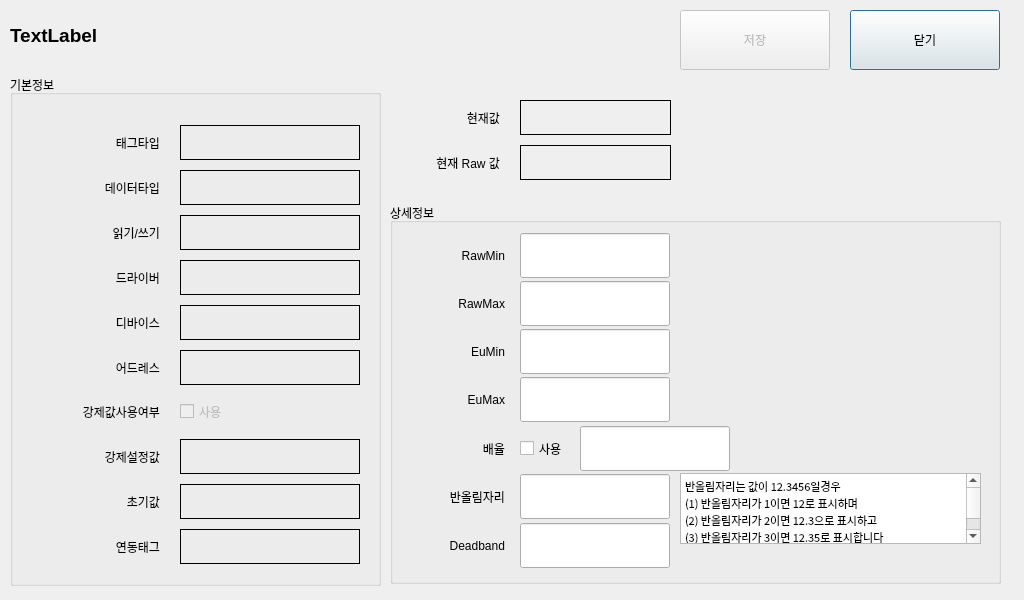
<?xml version="1.0" encoding="UTF-8"?>
<ui version="4.0">
 <class>PropertyRange</class>
 <widget class="QDialog" name="PropertyRange">
  <property name="geometry">
   <rect>
    <x>0</x>
    <y>0</y>
    <width>1024</width>
    <height>600</height>
   </rect>
  </property>
  <property name="windowTitle">
   <string>Dialog</string>
  </property>
  <widget class="QPushButton" name="ok">
   <property name="geometry">
    <rect>
     <x>850</x>
     <y>10</y>
     <width>150</width>
     <height>60</height>
    </rect>
   </property>
   <property name="text">
    <string>닫기</string>
   </property>
  </widget>
  <widget class="QPushButton" name="save">
   <property name="enabled">
    <bool>false</bool>
   </property>
   <property name="geometry">
    <rect>
     <x>680</x>
     <y>10</y>
     <width>150</width>
     <height>60</height>
    </rect>
   </property>
   <property name="text">
    <string>저장</string>
   </property>
  </widget>
  <widget class="QLabel" name="tagName">
   <property name="geometry">
    <rect>
     <x>10</x>
     <y>10</y>
     <width>541</width>
     <height>50</height>
    </rect>
   </property>
   <property name="font">
    <font>
     <pointsize>14</pointsize>
     <weight>75</weight>
     <bold>true</bold>
    </font>
   </property>
   <property name="text">
    <string>TextLabel</string>
   </property>
  </widget>
  <widget class="QGroupBox" name="groupBox">
   <property name="geometry">
    <rect>
     <x>10</x>
     <y>75</y>
     <width>371</width>
     <height>511</height>
    </rect>
   </property>
   <property name="title">
    <string>기본정보</string>
   </property>
   <widget class="QLabel" name="label_11">
    <property name="geometry">
     <rect>
      <x>20</x>
      <y>454</y>
      <width>130</width>
      <height>35</height>
     </rect>
    </property>
    <property name="text">
     <string>연동태그</string>
    </property>
    <property name="alignment">
     <set>Qt::AlignRight|Qt::AlignTrailing|Qt::AlignVCenter</set>
    </property>
   </widget>
   <widget class="QLabel" name="label_9">
    <property name="geometry">
     <rect>
      <x>20</x>
      <y>95</y>
      <width>130</width>
      <height>35</height>
     </rect>
    </property>
    <property name="text">
     <string>데이터타입</string>
    </property>
    <property name="alignment">
     <set>Qt::AlignRight|Qt::AlignTrailing|Qt::AlignVCenter</set>
    </property>
   </widget>
   <widget class="QLabel" name="label_10">
    <property name="geometry">
     <rect>
      <x>20</x>
      <y>140</y>
      <width>130</width>
      <height>35</height>
     </rect>
    </property>
    <property name="text">
     <string>읽기/쓰기</string>
    </property>
    <property name="alignment">
     <set>Qt::AlignRight|Qt::AlignTrailing|Qt::AlignVCenter</set>
    </property>
   </widget>
   <widget class="QLabel" name="label_2">
    <property name="geometry">
     <rect>
      <x>20</x>
      <y>185</y>
      <width>130</width>
      <height>35</height>
     </rect>
    </property>
    <property name="text">
     <string>드라이버</string>
    </property>
    <property name="alignment">
     <set>Qt::AlignRight|Qt::AlignTrailing|Qt::AlignVCenter</set>
    </property>
   </widget>
   <widget class="QLabel" name="label_4">
    <property name="geometry">
     <rect>
      <x>20</x>
      <y>275</y>
      <width>130</width>
      <height>35</height>
     </rect>
    </property>
    <property name="text">
     <string>어드레스</string>
    </property>
    <property name="alignment">
     <set>Qt::AlignRight|Qt::AlignTrailing|Qt::AlignVCenter</set>
    </property>
   </widget>
   <widget class="QLabel" name="label_5">
    <property name="geometry">
     <rect>
      <x>20</x>
      <y>409</y>
      <width>130</width>
      <height>35</height>
     </rect>
    </property>
    <property name="text">
     <string>초기값</string>
    </property>
    <property name="alignment">
     <set>Qt::AlignRight|Qt::AlignTrailing|Qt::AlignVCenter</set>
    </property>
   </widget>
   <widget class="QLabel" name="label_6">
    <property name="geometry">
     <rect>
      <x>20</x>
      <y>319</y>
      <width>130</width>
      <height>35</height>
     </rect>
    </property>
    <property name="text">
     <string>강제값사용여부</string>
    </property>
    <property name="alignment">
     <set>Qt::AlignRight|Qt::AlignTrailing|Qt::AlignVCenter</set>
    </property>
   </widget>
   <widget class="QLabel" name="label_7">
    <property name="geometry">
     <rect>
      <x>20</x>
      <y>364</y>
      <width>130</width>
      <height>35</height>
     </rect>
    </property>
    <property name="text">
     <string>강제설정값</string>
    </property>
    <property name="alignment">
     <set>Qt::AlignRight|Qt::AlignTrailing|Qt::AlignVCenter</set>
    </property>
   </widget>
   <widget class="QLabel" name="label_3">
    <property name="geometry">
     <rect>
      <x>20</x>
      <y>230</y>
      <width>130</width>
      <height>35</height>
     </rect>
    </property>
    <property name="text">
     <string>디바이스</string>
    </property>
    <property name="alignment">
     <set>Qt::AlignRight|Qt::AlignTrailing|Qt::AlignVCenter</set>
    </property>
   </widget>
   <widget class="QLabel" name="label_8">
    <property name="geometry">
     <rect>
      <x>20</x>
      <y>50</y>
      <width>130</width>
      <height>35</height>
     </rect>
    </property>
    <property name="text">
     <string>태그타입</string>
    </property>
    <property name="alignment">
     <set>Qt::AlignRight|Qt::AlignTrailing|Qt::AlignVCenter</set>
    </property>
   </widget>
   <widget class="QCheckBox" name="UseForcedValue">
    <property name="enabled">
     <bool>false</bool>
    </property>
    <property name="geometry">
     <rect>
      <x>170</x>
      <y>319</y>
      <width>180</width>
      <height>35</height>
     </rect>
    </property>
    <property name="text">
     <string>사용</string>
    </property>
   </widget>
   <widget class="QLabel" name="TagType">
    <property name="geometry">
     <rect>
      <x>170</x>
      <y>50</y>
      <width>180</width>
      <height>35</height>
     </rect>
    </property>
    <property name="frameShape">
     <enum>QFrame::Box</enum>
    </property>
    <property name="frameShadow">
     <enum>QFrame::Plain</enum>
    </property>
    <property name="text">
     <string/>
    </property>
   </widget>
   <widget class="QLabel" name="DataType">
    <property name="geometry">
     <rect>
      <x>170</x>
      <y>95</y>
      <width>180</width>
      <height>35</height>
     </rect>
    </property>
    <property name="frameShape">
     <enum>QFrame::Box</enum>
    </property>
    <property name="frameShadow">
     <enum>QFrame::Plain</enum>
    </property>
    <property name="text">
     <string/>
    </property>
   </widget>
   <widget class="QLabel" name="Rw">
    <property name="geometry">
     <rect>
      <x>170</x>
      <y>140</y>
      <width>180</width>
      <height>35</height>
     </rect>
    </property>
    <property name="frameShape">
     <enum>QFrame::Box</enum>
    </property>
    <property name="frameShadow">
     <enum>QFrame::Plain</enum>
    </property>
    <property name="text">
     <string/>
    </property>
   </widget>
   <widget class="QLabel" name="Driver">
    <property name="geometry">
     <rect>
      <x>170</x>
      <y>185</y>
      <width>180</width>
      <height>35</height>
     </rect>
    </property>
    <property name="frameShape">
     <enum>QFrame::Box</enum>
    </property>
    <property name="frameShadow">
     <enum>QFrame::Plain</enum>
    </property>
    <property name="text">
     <string/>
    </property>
   </widget>
   <widget class="QLabel" name="Device">
    <property name="geometry">
     <rect>
      <x>170</x>
      <y>230</y>
      <width>180</width>
      <height>35</height>
     </rect>
    </property>
    <property name="frameShape">
     <enum>QFrame::Box</enum>
    </property>
    <property name="frameShadow">
     <enum>QFrame::Plain</enum>
    </property>
    <property name="text">
     <string/>
    </property>
   </widget>
   <widget class="QLabel" name="Address">
    <property name="geometry">
     <rect>
      <x>170</x>
      <y>275</y>
      <width>180</width>
      <height>35</height>
     </rect>
    </property>
    <property name="frameShape">
     <enum>QFrame::Box</enum>
    </property>
    <property name="frameShadow">
     <enum>QFrame::Plain</enum>
    </property>
    <property name="text">
     <string/>
    </property>
   </widget>
   <widget class="QLabel" name="ForceValue">
    <property name="geometry">
     <rect>
      <x>170</x>
      <y>364</y>
      <width>180</width>
      <height>35</height>
     </rect>
    </property>
    <property name="frameShape">
     <enum>QFrame::Box</enum>
    </property>
    <property name="frameShadow">
     <enum>QFrame::Plain</enum>
    </property>
    <property name="text">
     <string/>
    </property>
   </widget>
   <widget class="QLabel" name="InitialValue">
    <property name="geometry">
     <rect>
      <x>170</x>
      <y>409</y>
      <width>180</width>
      <height>35</height>
     </rect>
    </property>
    <property name="frameShape">
     <enum>QFrame::Box</enum>
    </property>
    <property name="frameShadow">
     <enum>QFrame::Plain</enum>
    </property>
    <property name="text">
     <string/>
    </property>
   </widget>
   <widget class="QLabel" name="Linktags">
    <property name="geometry">
     <rect>
      <x>170</x>
      <y>454</y>
      <width>180</width>
      <height>35</height>
     </rect>
    </property>
    <property name="frameShape">
     <enum>QFrame::Box</enum>
    </property>
    <property name="frameShadow">
     <enum>QFrame::Plain</enum>
    </property>
    <property name="text">
     <string/>
    </property>
   </widget>
  </widget>
  <widget class="QGroupBox" name="groupBoxDetail">
   <property name="geometry">
    <rect>
     <x>390</x>
     <y>203</y>
     <width>611</width>
     <height>381</height>
    </rect>
   </property>
   <property name="title">
    <string>상세정보</string>
   </property>
   <widget class="QStackedWidget" name="stackedDetail">
    <property name="geometry">
     <rect>
      <x>10</x>
      <y>20</y>
      <width>581</width>
      <height>361</height>
     </rect>
    </property>
    <property name="currentIndex">
     <number>0</number>
    </property>
    <widget class="QWidget" name="analog">
     <widget class="QLabel" name="labelRawMax">
      <property name="geometry">
       <rect>
        <x>5</x>
        <y>58</y>
        <width>100</width>
        <height>45</height>
       </rect>
      </property>
      <property name="text">
       <string>RawMax</string>
      </property>
      <property name="alignment">
       <set>Qt::AlignRight|Qt::AlignTrailing|Qt::AlignVCenter</set>
      </property>
     </widget>
     <widget class="QLabel" name="labelEuMin">
      <property name="geometry">
       <rect>
        <x>5</x>
        <y>106</y>
        <width>100</width>
        <height>45</height>
       </rect>
      </property>
      <property name="text">
       <string>EuMin</string>
      </property>
      <property name="alignment">
       <set>Qt::AlignRight|Qt::AlignTrailing|Qt::AlignVCenter</set>
      </property>
     </widget>
     <widget class="QLabel" name="labelEuMax">
      <property name="geometry">
       <rect>
        <x>5</x>
        <y>154</y>
        <width>100</width>
        <height>45</height>
       </rect>
      </property>
      <property name="text">
       <string>EuMax</string>
      </property>
      <property name="alignment">
       <set>Qt::AlignRight|Qt::AlignTrailing|Qt::AlignVCenter</set>
      </property>
     </widget>
     <widget class="QLabel" name="labelRoundUp">
      <property name="geometry">
       <rect>
        <x>5</x>
        <y>251</y>
        <width>100</width>
        <height>45</height>
       </rect>
      </property>
      <property name="text">
       <string>반올림자리</string>
      </property>
      <property name="alignment">
       <set>Qt::AlignRight|Qt::AlignTrailing|Qt::AlignVCenter</set>
      </property>
     </widget>
     <widget class="NumEdit" name="EuMax">
      <property name="enabled">
       <bool>true</bool>
      </property>
      <property name="geometry">
       <rect>
        <x>120</x>
        <y>154</y>
        <width>150</width>
        <height>45</height>
       </rect>
      </property>
     </widget>
     <widget class="NumEdit" name="RawMin">
      <property name="enabled">
       <bool>true</bool>
      </property>
      <property name="geometry">
       <rect>
        <x>120</x>
        <y>10</y>
        <width>150</width>
        <height>45</height>
       </rect>
      </property>
     </widget>
     <widget class="NumEdit" name="RoundUp">
      <property name="enabled">
       <bool>true</bool>
      </property>
      <property name="geometry">
       <rect>
        <x>120</x>
        <y>251</y>
        <width>150</width>
        <height>45</height>
       </rect>
      </property>
     </widget>
     <widget class="NumEdit" name="RawMax">
      <property name="enabled">
       <bool>true</bool>
      </property>
      <property name="geometry">
       <rect>
        <x>120</x>
        <y>58</y>
        <width>150</width>
        <height>45</height>
       </rect>
      </property>
     </widget>
     <widget class="NumEdit" name="EuMin">
      <property name="enabled">
       <bool>true</bool>
      </property>
      <property name="geometry">
       <rect>
        <x>120</x>
        <y>106</y>
        <width>150</width>
        <height>45</height>
       </rect>
      </property>
     </widget>
     <widget class="QLabel" name="labelRatio">
      <property name="geometry">
       <rect>
        <x>5</x>
        <y>203</y>
        <width>100</width>
        <height>45</height>
       </rect>
      </property>
      <property name="text">
       <string>배율</string>
      </property>
      <property name="alignment">
       <set>Qt::AlignRight|Qt::AlignTrailing|Qt::AlignVCenter</set>
      </property>
     </widget>
     <widget class="NumEdit" name="Ratio">
      <property name="enabled">
       <bool>true</bool>
      </property>
      <property name="geometry">
       <rect>
        <x>180</x>
        <y>203</y>
        <width>150</width>
        <height>45</height>
       </rect>
      </property>
     </widget>
     <widget class="QLabel" name="labelRawMin">
      <property name="geometry">
       <rect>
        <x>5</x>
        <y>10</y>
        <width>100</width>
        <height>45</height>
       </rect>
      </property>
      <property name="text">
       <string>RawMin</string>
      </property>
      <property name="alignment">
       <set>Qt::AlignRight|Qt::AlignTrailing|Qt::AlignVCenter</set>
      </property>
     </widget>
     <widget class="NumEdit" name="Deadband">
      <property name="enabled">
       <bool>true</bool>
      </property>
      <property name="geometry">
       <rect>
        <x>120</x>
        <y>300</y>
        <width>150</width>
        <height>45</height>
       </rect>
      </property>
     </widget>
     <widget class="QLabel" name="labelDeadband">
      <property name="geometry">
       <rect>
        <x>5</x>
        <y>300</y>
        <width>100</width>
        <height>45</height>
       </rect>
      </property>
      <property name="text">
       <string>Deadband</string>
      </property>
      <property name="alignment">
       <set>Qt::AlignRight|Qt::AlignTrailing|Qt::AlignVCenter</set>
      </property>
     </widget>
     <widget class="QPlainTextEdit" name="plainTextEdit">
      <property name="geometry">
       <rect>
        <x>280</x>
        <y>250</y>
        <width>301</width>
        <height>71</height>
       </rect>
      </property>
      <property name="font">
       <font>
        <family>나눔고딕코딩</family>
        <pointsize>8</pointsize>
       </font>
      </property>
      <property name="plainText">
       <string>반올림자리는 값이 12.3456일경우
(1) 반올림자리가 1이면 12로 표시하며
(2) 반올림자리가 2이면 12.3으로 표시하고
(3) 반올림자리가 3이면 12.35로 표시합니다</string>
      </property>
     </widget>
     <widget class="QCheckBox" name="UseRatio">
      <property name="geometry">
       <rect>
        <x>120</x>
        <y>203</y>
        <width>51</width>
        <height>45</height>
       </rect>
      </property>
      <property name="text">
       <string>사용</string>
      </property>
     </widget>
    </widget>
    <widget class="QWidget" name="pulse">
     <widget class="QLabel" name="labelRatio_2">
      <property name="geometry">
       <rect>
        <x>5</x>
        <y>130</y>
        <width>100</width>
        <height>45</height>
       </rect>
      </property>
      <property name="text">
       <string>배율</string>
      </property>
      <property name="alignment">
       <set>Qt::AlignRight|Qt::AlignTrailing|Qt::AlignVCenter</set>
      </property>
     </widget>
     <widget class="NumEdit" name="P_EuMax">
      <property name="enabled">
       <bool>true</bool>
      </property>
      <property name="geometry">
       <rect>
        <x>120</x>
        <y>81</y>
        <width>150</width>
        <height>45</height>
       </rect>
      </property>
     </widget>
     <widget class="QLabel" name="labelRawMin_2">
      <property name="geometry">
       <rect>
        <x>5</x>
        <y>32</y>
        <width>100</width>
        <height>45</height>
       </rect>
      </property>
      <property name="text">
       <string>RawMax</string>
      </property>
      <property name="alignment">
       <set>Qt::AlignRight|Qt::AlignTrailing|Qt::AlignVCenter</set>
      </property>
     </widget>
     <widget class="NumEdit" name="P_Ratio">
      <property name="enabled">
       <bool>true</bool>
      </property>
      <property name="geometry">
       <rect>
        <x>120</x>
        <y>130</y>
        <width>150</width>
        <height>45</height>
       </rect>
      </property>
     </widget>
     <widget class="NumEdit" name="P_RawMax">
      <property name="enabled">
       <bool>true</bool>
      </property>
      <property name="geometry">
       <rect>
        <x>120</x>
        <y>32</y>
        <width>150</width>
        <height>45</height>
       </rect>
      </property>
     </widget>
     <widget class="QLabel" name="labelRawMax_2">
      <property name="geometry">
       <rect>
        <x>5</x>
        <y>81</y>
        <width>100</width>
        <height>45</height>
       </rect>
      </property>
      <property name="text">
       <string>EuMax</string>
      </property>
      <property name="alignment">
       <set>Qt::AlignRight|Qt::AlignTrailing|Qt::AlignVCenter</set>
      </property>
     </widget>
    </widget>
    <widget class="QWidget" name="digital">
     <widget class="QCheckBox" name="Reversed">
      <property name="enabled">
       <bool>true</bool>
      </property>
      <property name="geometry">
       <rect>
        <x>40</x>
        <y>30</y>
        <width>180</width>
        <height>60</height>
       </rect>
      </property>
      <property name="text">
       <string>Reverse</string>
      </property>
     </widget>
    </widget>
   </widget>
  </widget>
  <widget class="QLabel" name="RawValue">
   <property name="geometry">
    <rect>
     <x>520</x>
     <y>145</y>
     <width>151</width>
     <height>35</height>
    </rect>
   </property>
   <property name="frameShape">
    <enum>QFrame::Box</enum>
   </property>
   <property name="frameShadow">
    <enum>QFrame::Plain</enum>
   </property>
   <property name="text">
    <string/>
   </property>
  </widget>
  <widget class="QLabel" name="Value">
   <property name="geometry">
    <rect>
     <x>520</x>
     <y>100</y>
     <width>151</width>
     <height>35</height>
    </rect>
   </property>
   <property name="frameShape">
    <enum>QFrame::Box</enum>
   </property>
   <property name="frameShadow">
    <enum>QFrame::Plain</enum>
   </property>
   <property name="text">
    <string/>
   </property>
  </widget>
  <widget class="QLabel" name="label_12">
   <property name="geometry">
    <rect>
     <x>399</x>
     <y>145</y>
     <width>101</width>
     <height>35</height>
    </rect>
   </property>
   <property name="text">
    <string>현재 Raw 값</string>
   </property>
   <property name="alignment">
    <set>Qt::AlignRight|Qt::AlignTrailing|Qt::AlignVCenter</set>
   </property>
  </widget>
  <widget class="QLabel" name="label_13">
   <property name="geometry">
    <rect>
     <x>399</x>
     <y>100</y>
     <width>101</width>
     <height>35</height>
    </rect>
   </property>
   <property name="text">
    <string>현재값</string>
   </property>
   <property name="alignment">
    <set>Qt::AlignRight|Qt::AlignTrailing|Qt::AlignVCenter</set>
   </property>
  </widget>
 </widget>
 <customwidgets>
  <customwidget>
   <class>NumEdit</class>
   <extends>QLineEdit</extends>
   <header location="global">numedit.h</header>
  </customwidget>
 </customwidgets>
 <resources/>
 <connections>
  <connection>
   <sender>ok</sender>
   <signal>clicked()</signal>
   <receiver>PropertyRange</receiver>
   <slot>reject()</slot>
   <hints>
    <hint type="sourcelabel">
     <x>924</x>
     <y>29</y>
    </hint>
    <hint type="destinationlabel">
     <x>511</x>
     <y>299</y>
    </hint>
   </hints>
  </connection>
 </connections>
</ui>
